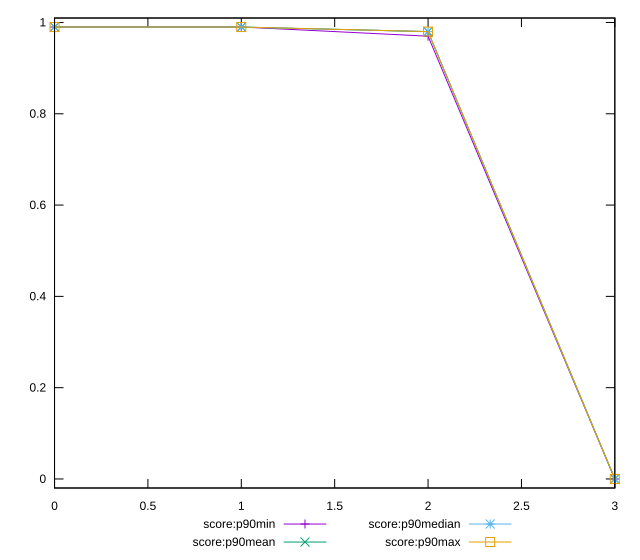

Here is the gnuplot script that generated this plot:
reset

$scoreP90Min <<EOF
0 0.99
1 0.99
2 0.97
3 0
EOF

$scoreP90Mean <<EOF
0 0.9899999999999988
1 0.9899999999999988
2 0.9798936170212768
3 0
EOF

$scoreP90Median <<EOF
0 0.99
1 0.99
2 0.98
3 0
EOF

$scoreP90Max <<EOF
0 0.99
1 0.99
2 0.98
3 0
EOF

set key outside below
set xrange [0:3]
set yrange [-0.0198:1.0098]
set trange [-0.0198:1.0098]
set terminal svg size 640, 560 enhanced background rgb 'white'
set output "reports/report_00031_2021-02-24T23-18-18.084Z/largest-contentful-paint/progression/score.svg"

plot $scoreP90Min title "score:p90min" with linespoints, \
     $scoreP90Mean title "score:p90mean" with linespoints, \
     $scoreP90Median title "score:p90median" with linespoints, \
     $scoreP90Max title "score:p90max" with linespoints

reset
